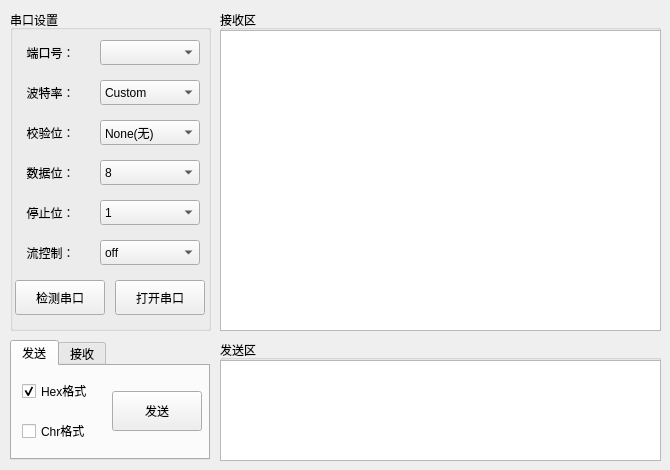
<?xml version="1.0" encoding="UTF-8"?>
<ui version="4.0">
 <class>SerialPort</class>
 <widget class="QMainWindow" name="SerialPort">
  <property name="geometry">
   <rect>
    <x>0</x>
    <y>0</y>
    <width>670</width>
    <height>470</height>
   </rect>
  </property>
  <property name="windowTitle">
   <string>SerialPort</string>
  </property>
  <property name="windowIcon">
   <iconset resource="icon.qrc">
    <normaloff>:/icon/icon/heart.ico</normaloff>:/icon/icon/heart.ico</iconset>
  </property>
  <widget class="QWidget" name="centralWidget">
   <widget class="QGroupBox" name="groupBox_3">
    <property name="geometry">
     <rect>
      <x>220</x>
      <y>340</y>
      <width>441</width>
      <height>121</height>
     </rect>
    </property>
    <property name="styleSheet">
     <string notr="true">font: 9pt &quot;Arial&quot;;</string>
    </property>
    <property name="title">
     <string>发送区</string>
    </property>
    <widget class="QTextEdit" name="textEdit_Send">
     <property name="geometry">
      <rect>
       <x>0</x>
       <y>20</y>
       <width>441</width>
       <height>101</height>
      </rect>
     </property>
    </widget>
   </widget>
   <widget class="QGroupBox" name="groupBox_2">
    <property name="geometry">
     <rect>
      <x>220</x>
      <y>10</y>
      <width>441</width>
      <height>321</height>
     </rect>
    </property>
    <property name="styleSheet">
     <string notr="true">font: 9pt &quot;Arial&quot;;</string>
    </property>
    <property name="title">
     <string>接收区</string>
    </property>
    <widget class="QTextEdit" name="textEdit_Rec">
     <property name="geometry">
      <rect>
       <x>0</x>
       <y>20</y>
       <width>441</width>
       <height>301</height>
      </rect>
     </property>
    </widget>
   </widget>
   <widget class="QGroupBox" name="groupBox">
    <property name="geometry">
     <rect>
      <x>10</x>
      <y>10</y>
      <width>201</width>
      <height>321</height>
     </rect>
    </property>
    <property name="styleSheet">
     <string notr="true">font: 9pt &quot;Arial&quot;;</string>
    </property>
    <property name="title">
     <string>串口设置</string>
    </property>
    <widget class="QLabel" name="label_SearialNumber">
     <property name="geometry">
      <rect>
       <x>10</x>
       <y>30</y>
       <width>70</width>
       <height>25</height>
      </rect>
     </property>
     <property name="styleSheet">
      <string notr="true">font: 10pt &quot;Arial&quot;;</string>
     </property>
     <property name="text">
      <string>  端口号：</string>
     </property>
    </widget>
    <widget class="QComboBox" name="comboBox_SerialNumber">
     <property name="geometry">
      <rect>
       <x>90</x>
       <y>30</y>
       <width>100</width>
       <height>25</height>
      </rect>
     </property>
     <property name="statusTip">
      <string/>
     </property>
     <property name="styleSheet">
      <string notr="true">font: 10pt &quot;Arial&quot;;</string>
     </property>
    </widget>
    <widget class="QLabel" name="label_BaudRate">
     <property name="geometry">
      <rect>
       <x>10</x>
       <y>70</y>
       <width>70</width>
       <height>25</height>
      </rect>
     </property>
     <property name="styleSheet">
      <string notr="true">font: 10pt &quot;Arial&quot;;</string>
     </property>
     <property name="text">
      <string>  波特率：</string>
     </property>
    </widget>
    <widget class="QLabel" name="label_ParityBit">
     <property name="geometry">
      <rect>
       <x>10</x>
       <y>110</y>
       <width>70</width>
       <height>25</height>
      </rect>
     </property>
     <property name="styleSheet">
      <string notr="true">font: 10pt &quot;Arial&quot;;</string>
     </property>
     <property name="text">
      <string>  校验位：</string>
     </property>
    </widget>
    <widget class="QLabel" name="label_DataBit">
     <property name="geometry">
      <rect>
       <x>10</x>
       <y>150</y>
       <width>70</width>
       <height>25</height>
      </rect>
     </property>
     <property name="styleSheet">
      <string notr="true">font: 10pt &quot;Arial&quot;;</string>
     </property>
     <property name="text">
      <string>  数据位：</string>
     </property>
    </widget>
    <widget class="QLabel" name="label_StopBit">
     <property name="geometry">
      <rect>
       <x>10</x>
       <y>190</y>
       <width>70</width>
       <height>25</height>
      </rect>
     </property>
     <property name="styleSheet">
      <string notr="true">font: 10pt &quot;Arial&quot;;</string>
     </property>
     <property name="text">
      <string>  停止位：</string>
     </property>
    </widget>
    <widget class="QComboBox" name="comboBox_BaudRate">
     <property name="geometry">
      <rect>
       <x>90</x>
       <y>70</y>
       <width>100</width>
       <height>25</height>
      </rect>
     </property>
     <property name="styleSheet">
      <string notr="true">font: 10pt &quot;Arial&quot;;</string>
     </property>
     <property name="currentText">
      <string>Custom</string>
     </property>
     <item>
      <property name="text">
       <string>Custom</string>
      </property>
     </item>
     <item>
      <property name="text">
       <string>1200</string>
      </property>
     </item>
     <item>
      <property name="text">
       <string>2400</string>
      </property>
     </item>
     <item>
      <property name="text">
       <string>4800</string>
      </property>
     </item>
     <item>
      <property name="text">
       <string>9600</string>
      </property>
     </item>
     <item>
      <property name="text">
       <string>19200</string>
      </property>
     </item>
     <item>
      <property name="text">
       <string>38400</string>
      </property>
     </item>
     <item>
      <property name="text">
       <string>57600</string>
      </property>
     </item>
     <item>
      <property name="text">
       <string>115200</string>
      </property>
     </item>
    </widget>
    <widget class="QComboBox" name="comboBox_ParityBit">
     <property name="enabled">
      <bool>true</bool>
     </property>
     <property name="geometry">
      <rect>
       <x>90</x>
       <y>110</y>
       <width>100</width>
       <height>25</height>
      </rect>
     </property>
     <property name="styleSheet">
      <string notr="true">font: 10pt &quot;Arial&quot;;</string>
     </property>
     <item>
      <property name="text">
       <string>None(无)</string>
      </property>
     </item>
     <item>
      <property name="text">
       <string>Odd  (偶)</string>
      </property>
     </item>
     <item>
      <property name="text">
       <string>Even (奇)</string>
      </property>
     </item>
    </widget>
    <widget class="QComboBox" name="comboBox_DataBit">
     <property name="geometry">
      <rect>
       <x>90</x>
       <y>150</y>
       <width>100</width>
       <height>25</height>
      </rect>
     </property>
     <property name="styleSheet">
      <string notr="true">font: 10pt &quot;Arial&quot;;</string>
     </property>
     <property name="editable">
      <bool>false</bool>
     </property>
     <property name="currentText">
      <string>8</string>
     </property>
     <item>
      <property name="text">
       <string>8</string>
      </property>
     </item>
     <item>
      <property name="text">
       <string>7</string>
      </property>
     </item>
     <item>
      <property name="text">
       <string>6</string>
      </property>
     </item>
     <item>
      <property name="text">
       <string>5</string>
      </property>
     </item>
    </widget>
    <widget class="QComboBox" name="comboBox_StopBit">
     <property name="geometry">
      <rect>
       <x>90</x>
       <y>190</y>
       <width>100</width>
       <height>25</height>
      </rect>
     </property>
     <property name="styleSheet">
      <string notr="true">font: 10pt &quot;Arial&quot;;</string>
     </property>
     <item>
      <property name="text">
       <string>1</string>
      </property>
     </item>
     <item>
      <property name="text">
       <string>1.5</string>
      </property>
     </item>
     <item>
      <property name="text">
       <string>2</string>
      </property>
     </item>
    </widget>
    <widget class="QPushButton" name="Btn_Connect">
     <property name="geometry">
      <rect>
       <x>105</x>
       <y>270</y>
       <width>90</width>
       <height>35</height>
      </rect>
     </property>
     <property name="styleSheet">
      <string notr="true">font: 9pt &quot;Arial&quot;;</string>
     </property>
     <property name="text">
      <string>打开串口</string>
     </property>
    </widget>
    <widget class="QLabel" name="label_FlowContral">
     <property name="geometry">
      <rect>
       <x>10</x>
       <y>230</y>
       <width>70</width>
       <height>25</height>
      </rect>
     </property>
     <property name="styleSheet">
      <string notr="true">font: 10pt &quot;Arial&quot;;</string>
     </property>
     <property name="text">
      <string>  流控制：</string>
     </property>
    </widget>
    <widget class="QComboBox" name="comboBox_FlowContral">
     <property name="geometry">
      <rect>
       <x>90</x>
       <y>230</y>
       <width>100</width>
       <height>25</height>
      </rect>
     </property>
     <property name="styleSheet">
      <string notr="true">font: 10pt &quot;Arial&quot;;</string>
     </property>
     <item>
      <property name="text">
       <string>off</string>
      </property>
     </item>
     <item>
      <property name="text">
       <string>hardware</string>
      </property>
     </item>
     <item>
      <property name="text">
       <string>xonxoff</string>
      </property>
     </item>
    </widget>
    <widget class="QPushButton" name="Btn_Search">
     <property name="geometry">
      <rect>
       <x>5</x>
       <y>270</y>
       <width>90</width>
       <height>35</height>
      </rect>
     </property>
     <property name="styleSheet">
      <string notr="true">font: 9pt &quot;Arial&quot;;</string>
     </property>
     <property name="text">
      <string>检测串口</string>
     </property>
    </widget>
   </widget>
   <widget class="QTabWidget" name="tabWidget">
    <property name="geometry">
     <rect>
      <x>10</x>
      <y>340</y>
      <width>200</width>
      <height>120</height>
     </rect>
    </property>
    <property name="currentIndex">
     <number>0</number>
    </property>
    <widget class="QWidget" name="tab">
     <attribute name="title">
      <string>发送</string>
     </attribute>
     <widget class="QCheckBox" name="checkBox_SendChr">
      <property name="geometry">
       <rect>
        <x>10</x>
        <y>50</y>
        <width>80</width>
        <height>30</height>
       </rect>
      </property>
      <property name="text">
       <string>Chr格式</string>
      </property>
      <property name="checkable">
       <bool>true</bool>
      </property>
      <property name="checked">
       <bool>false</bool>
      </property>
     </widget>
     <widget class="QCheckBox" name="checkBox_SendHex">
      <property name="geometry">
       <rect>
        <x>10</x>
        <y>10</y>
        <width>80</width>
        <height>30</height>
       </rect>
      </property>
      <property name="text">
       <string>Hex格式</string>
      </property>
      <property name="checked">
       <bool>true</bool>
      </property>
     </widget>
     <widget class="QPushButton" name="Btn_Send">
      <property name="geometry">
       <rect>
        <x>100</x>
        <y>25</y>
        <width>90</width>
        <height>40</height>
       </rect>
      </property>
      <property name="text">
       <string>发送</string>
      </property>
     </widget>
    </widget>
    <widget class="QWidget" name="tab_2">
     <attribute name="title">
      <string>接收</string>
     </attribute>
     <widget class="QCheckBox" name="checkBox_RecHex">
      <property name="geometry">
       <rect>
        <x>10</x>
        <y>10</y>
        <width>80</width>
        <height>30</height>
       </rect>
      </property>
      <property name="text">
       <string>Hex格式</string>
      </property>
      <property name="checked">
       <bool>true</bool>
      </property>
     </widget>
     <widget class="QCheckBox" name="checkBox_RecChr">
      <property name="geometry">
       <rect>
        <x>10</x>
        <y>50</y>
        <width>80</width>
        <height>30</height>
       </rect>
      </property>
      <property name="text">
       <string>Chr格式</string>
      </property>
      <property name="checkable">
       <bool>true</bool>
      </property>
      <property name="checked">
       <bool>false</bool>
      </property>
     </widget>
     <widget class="QPushButton" name="Btn_Clear">
      <property name="geometry">
       <rect>
        <x>100</x>
        <y>25</y>
        <width>90</width>
        <height>40</height>
       </rect>
      </property>
      <property name="text">
       <string>清空显示</string>
      </property>
     </widget>
    </widget>
   </widget>
  </widget>
 </widget>
 <layoutdefault spacing="6" margin="11"/>
 <resources>
  <include location="icon.qrc"/>
 </resources>
 <connections/>
</ui>
